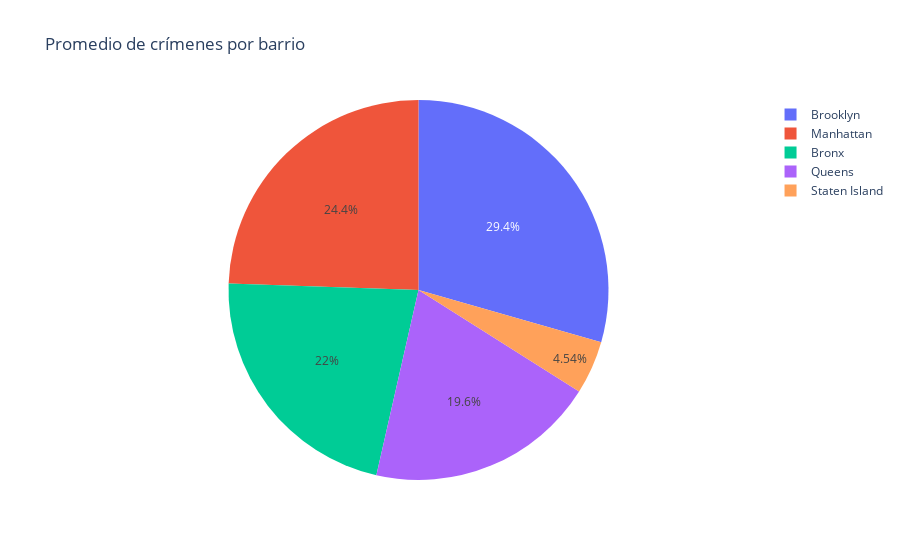

Notebook code for this chart:
### Code cell
import plotly.express as px

fig = px.pie(df_crimenes_promedio, values='crimenes_promedio', names='barrios', title="Promedio de crímenes por barrio")
fig.show()

### Figure 1 — Plotly figure (JSON) as saved in the notebook; plotly's stock layout.template omitted (floating-point values rounded to 4 significant figures)
{"data": [{"domain": {"x": [0, 1], "y": [0, 1]}, "hovertemplate": "barrios=%{label}<br>crimenes_promedio=%{value}<extra></extra>", "labels": ["Brooklyn", "Manhattan", "Queens", "Staten Island", "Bronx"], "legendgroup": "", "name": "", "showlegend": true, "type": "pie", "values": [29.43, 24.45, 19.59, 4.537, 21.99]}], "layout": {"legend": {"tracegroupgap": 0}, "title": {"text": "Promedio de crímenes por barrio"}}}
